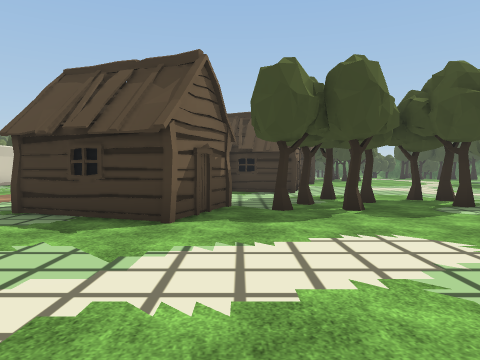
[1] (above)

24 first-person views from a walk through a scene from a Unity 3-D project. The camera is 1.5 m above the floor, tilts 2° down and sees 70° across. The floor is counted in squares, 2 m on a side. Each view is taken from the middle of a square. On the plan, view 1 faces up. The plan holds only what a view shows up to about 11 squares ahead; the rest is blank. The place goes on beyond the plan. The player is left out. Some surface patterns are stand-ins.

[2]
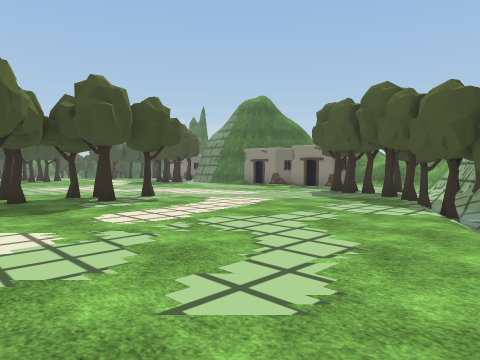

[3]
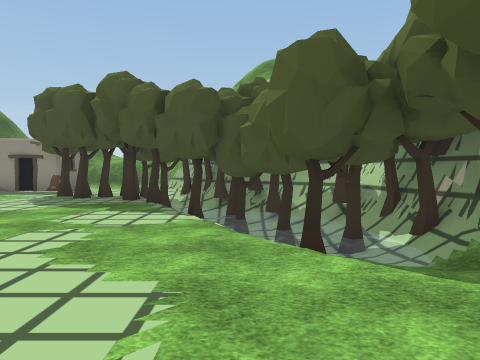

[4]
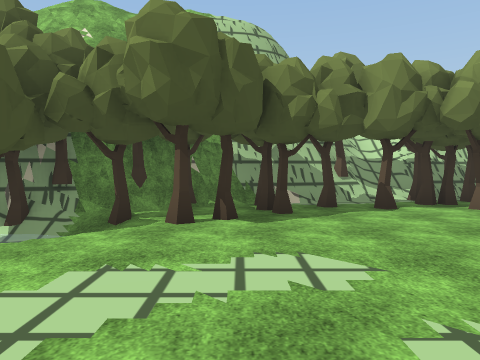

[5]
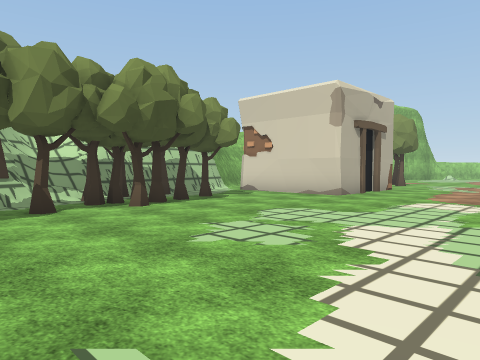

[6]
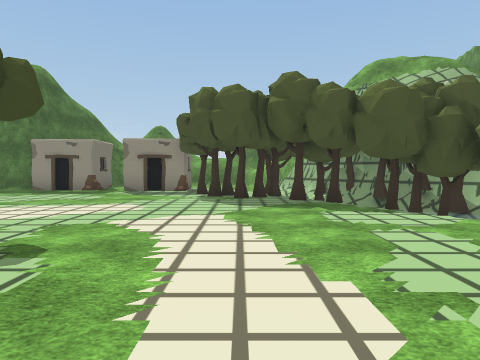

[7]
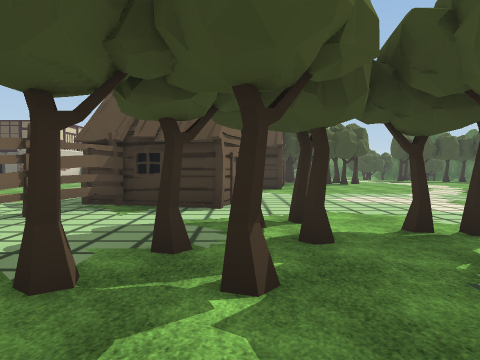

[8]
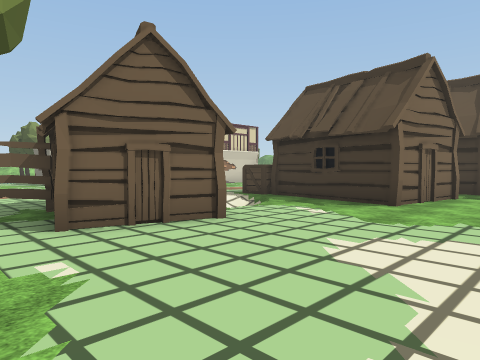

[9]
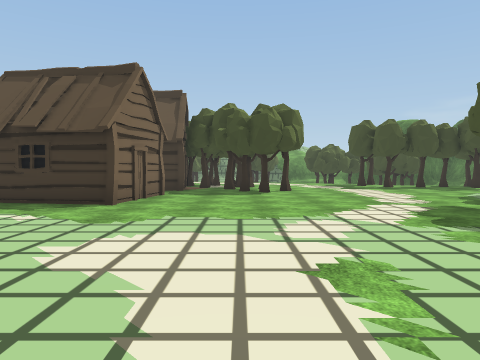

[10]
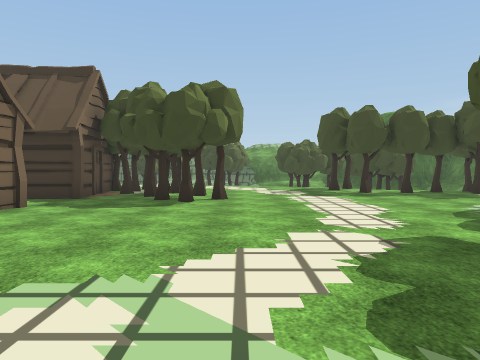

[11]
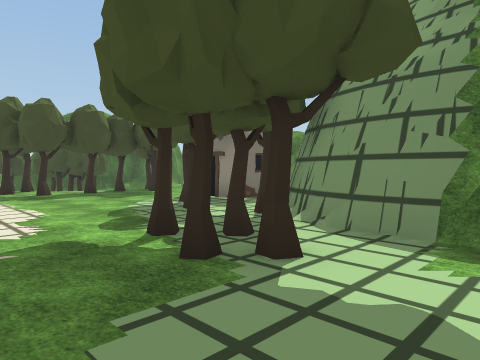

[12]
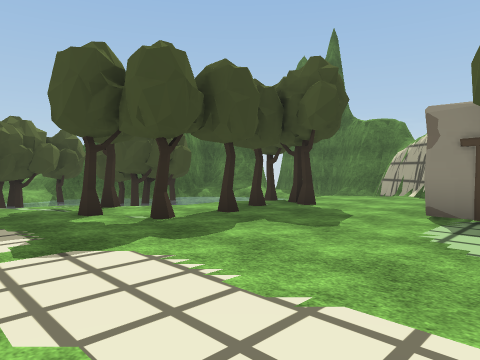

[13]
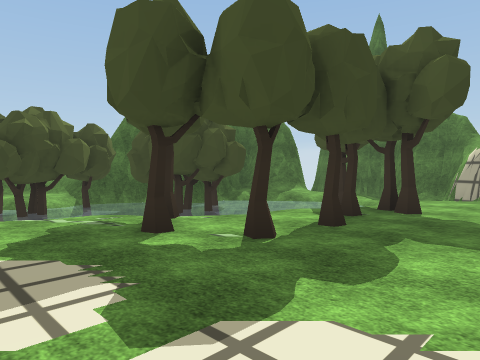

[14]
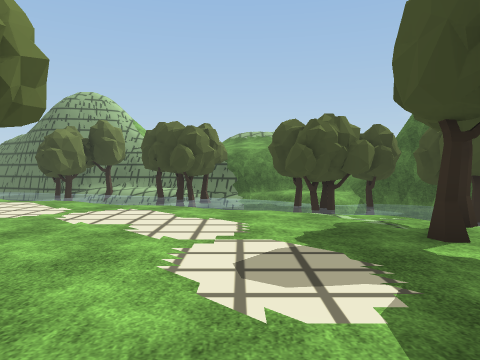

[15]
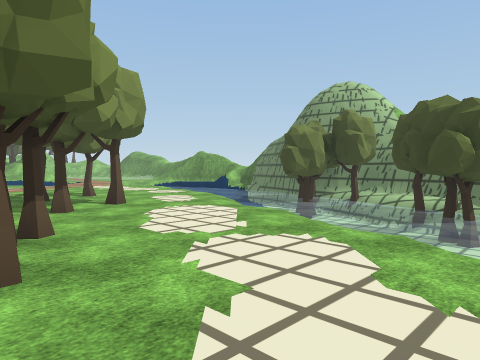

[16]
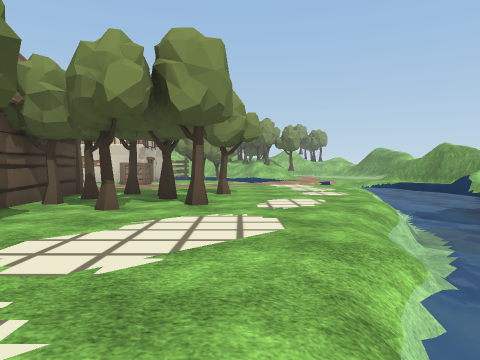

[17]
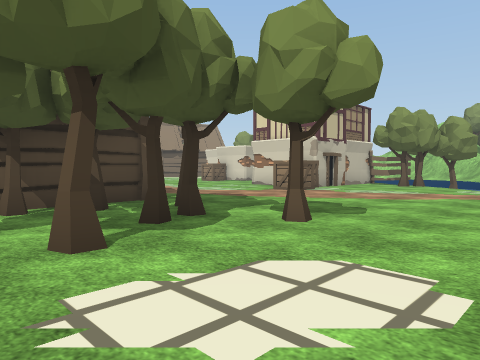

[18]
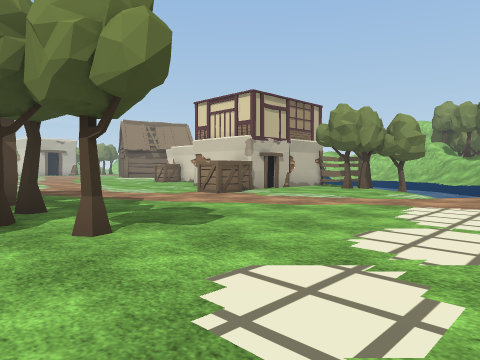

[19]
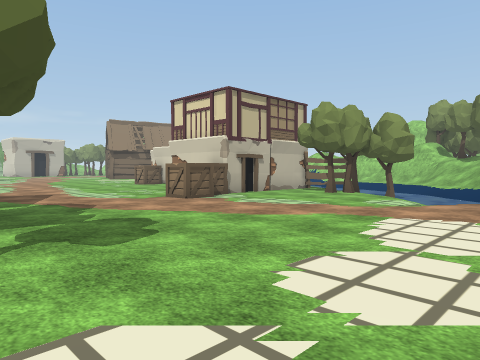

[20]
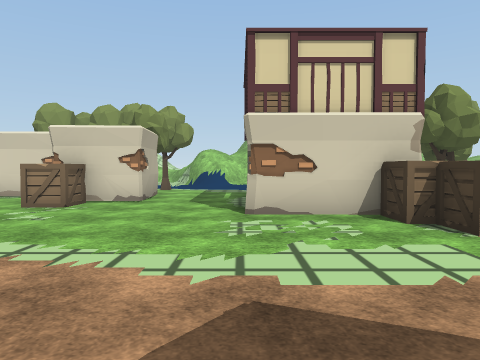

[21]
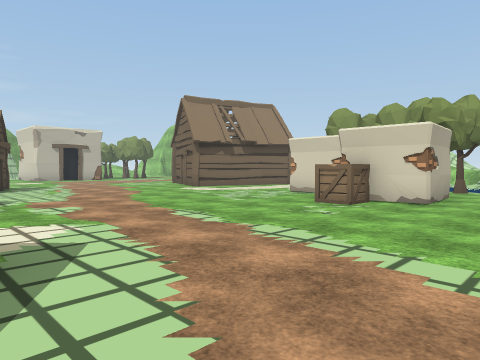

[22]
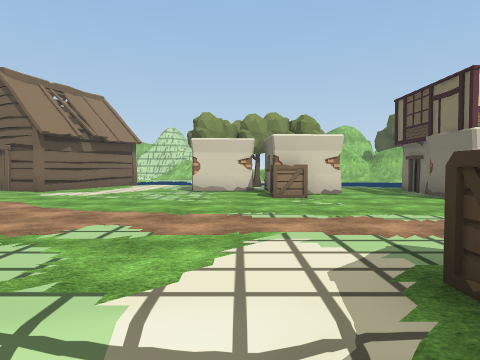

[23]
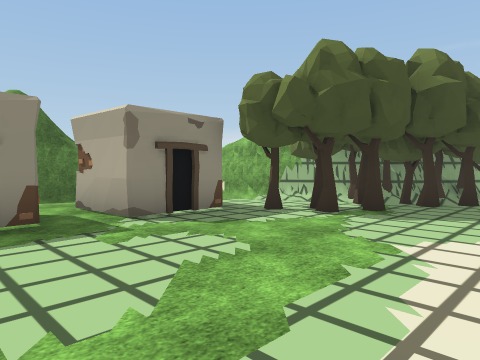

[24]
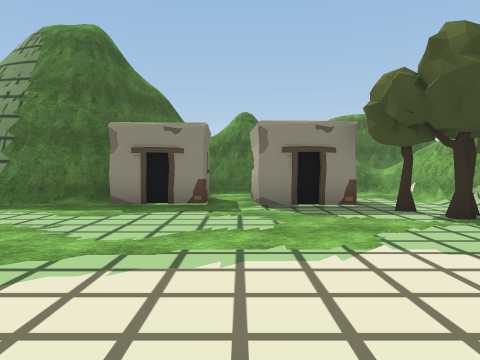

### Floor plan
Key: @ floor where view 1 was taken; # wall or solid block; . main floor; - floor 0.5 m lower than the main floor; : floor 6.5 m higher than the main floor; + floor 7 m higher than the main floor; * floor 7.25 m higher than the main floor; % floor 8 m higher than the main floor; / step, stairs or slope; = window, fence, low wall or low ledge; ~ water the walk can cross; ≈ water the walk keeps out of; v drop or lower ground; O other object.
Columns run from 10 left of view 1 to 22 right of it. Each row starts with its distance up from view 1.
 31        /≈≈≈≈≈O≈≈OOO≈####
 30        ...//≈≈≈≈≈O≈≈≈≈.##
 29   .........../~≈≈≈≈≈OOO≈##
 28   /.............≈≈≈≈OO≈≈O##/
 27 ≈/........O......//  ≈≈≈OO≈-/
 26  ..........OO.......// OOO≈≈/
 25  O........O..O......../ ≈≈≈≈~/
 24  .........OOO..O.....OO.. O /~ #
 23   ##OO....OOOOOOO.....O.O.    ###
 22   ##......O   OOO......O.O...##
 21 ####......    O.OO..........##
 20 ..........    ..OO........./
 19 ..........    ...........#
 18 ..........O   O.........O##
 17 ##.......OO  O.........O..
 16 ##O.........OO.........O#
 15 #.........//.........OO.#
 14 #.........//.........O.##
 13 ..........O/...........##
 12 .........O  O...........#
 11 .........OOO....... ....#
 10 .........O.............##
  9 #........O...O.........###.#
  8 #.  ....O...OOOO...........#
  7      ..OOO.O.OO.O......## .#
  6       .O.O.OO..........#
  5       ..OO...........OO...
  4        ..............OO.///
  3         ............OOO//##
  2     ................OOO###
  1 ................../O≈OO#
  0 ..........@.....//~OOO#
 -1  ............../O≈OO##v+
 -2  ###.........OOO~OOO# :%
 -3    #.....OO.OO #OO###
 -4    #..OOOO.O.OO##O
 -5      ...OO######v*
 -6       /O##=#     =#

Where each view was taken, in squares from view 1:
view 1: 0 up, 0 right, facing up
view 2: 1 down, 1 right, facing up-right
view 3: 0 up, 2 right, facing right
view 4: 3 up, 3 right, facing down
view 5: 3 up, 2 right, facing down-left
view 6: 4 up, 2 right, facing right
view 7: 4 up, 2 right, facing up
view 8: 9 up, 6 right, facing up-left
view 9: 9 up, 6 right, facing up
view 10: 12 up, 8 right, facing up
view 11: 12 up, 9 right, facing up-right
view 12: 18 up, 9 right, facing up-right
view 13: 20 up, 9 right, facing up-right
view 14: 20 up, 9 right, facing up
view 15: 23 up, 9 right, facing up-left
view 16: 27 up, 8 right, facing left
view 17: 29 up, 3 right, facing down-left
view 18: 30 up, 1 right, facing down-left
view 19: 30 up, 0 right, facing down-left
view 20: 20 up, 1 left, facing left
view 21: 20 up, 1 left, facing down-left
view 22: 15 up, 1 right, facing left
view 23: 10 up, 8 right, facing down-right
view 24: 8 up, 6 right, facing right
